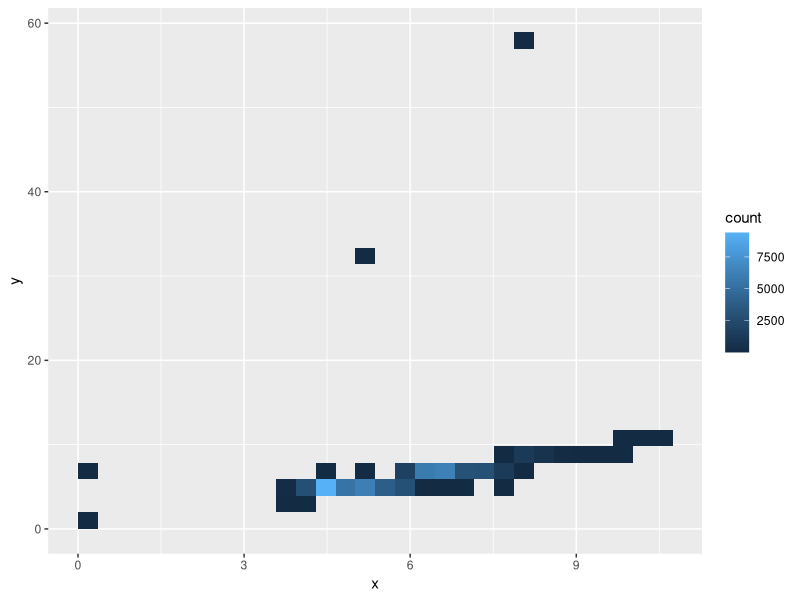
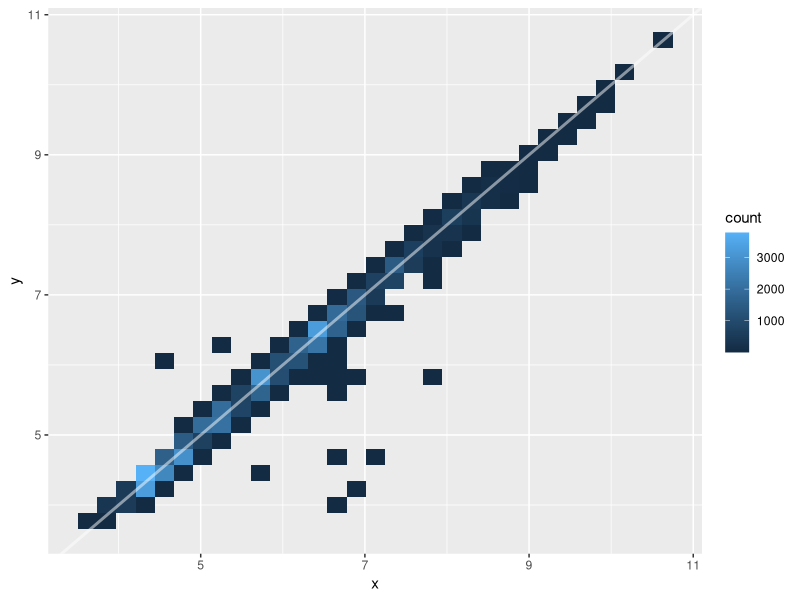
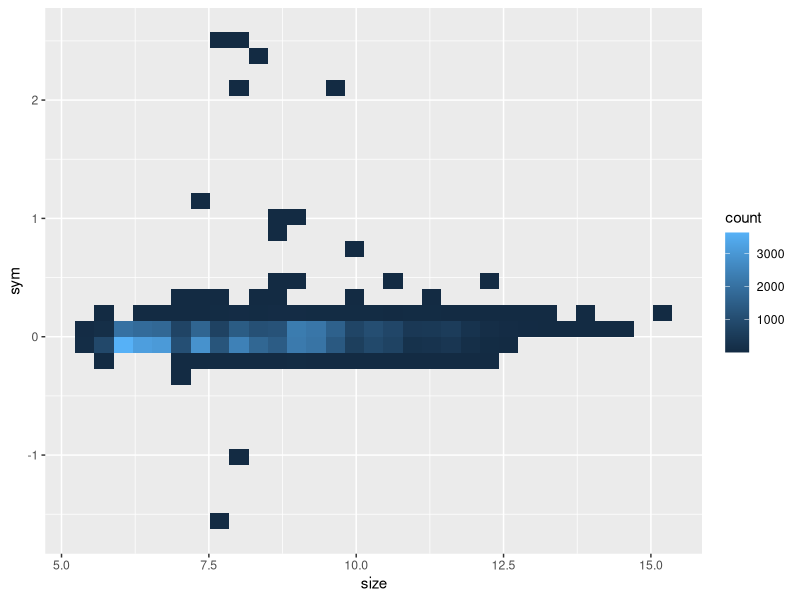
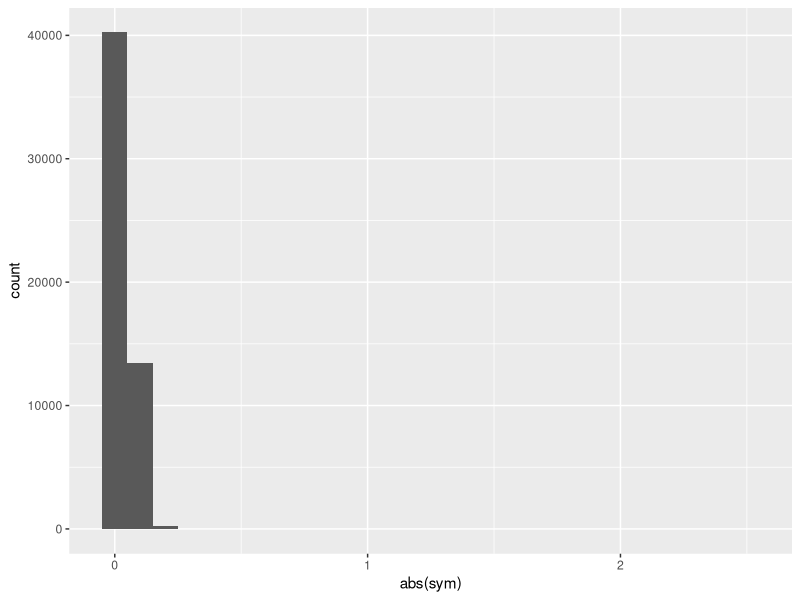
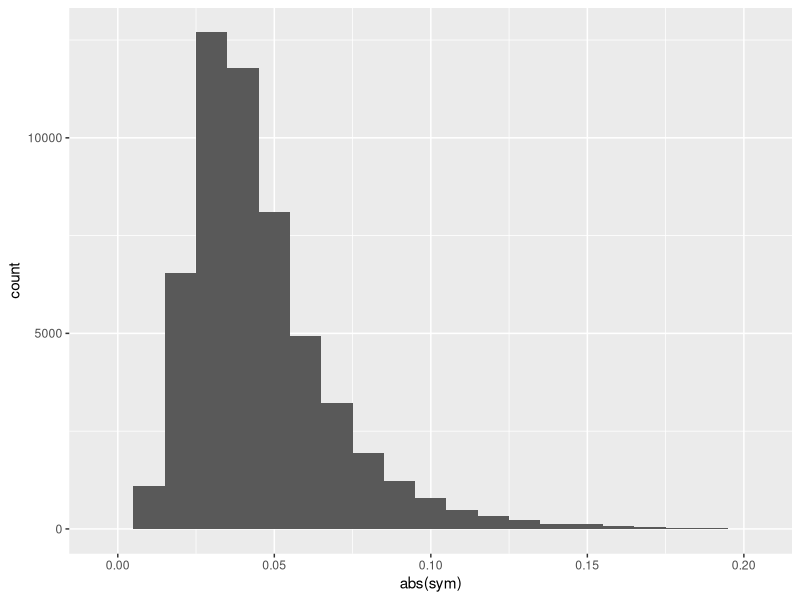
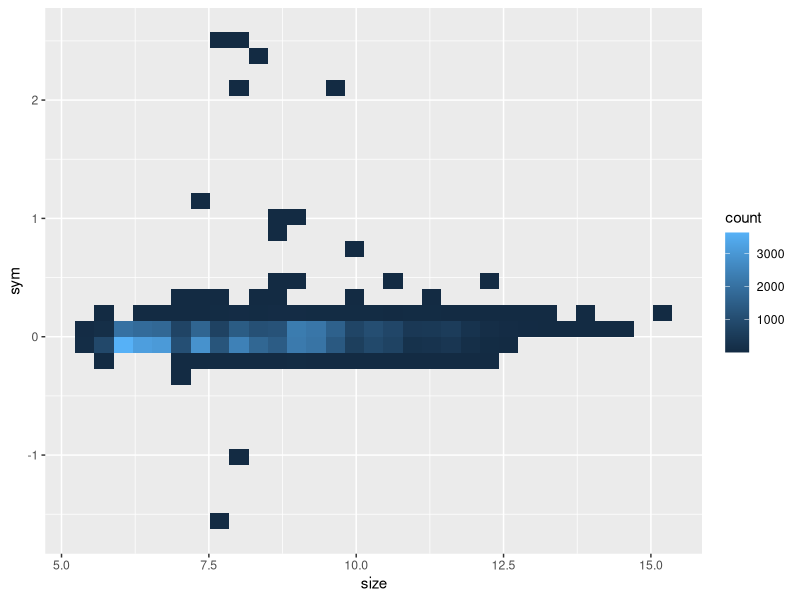
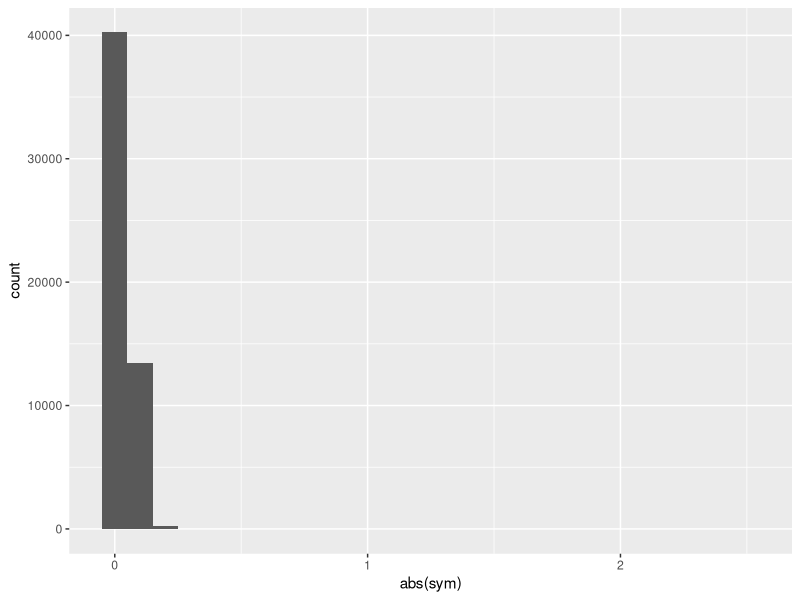
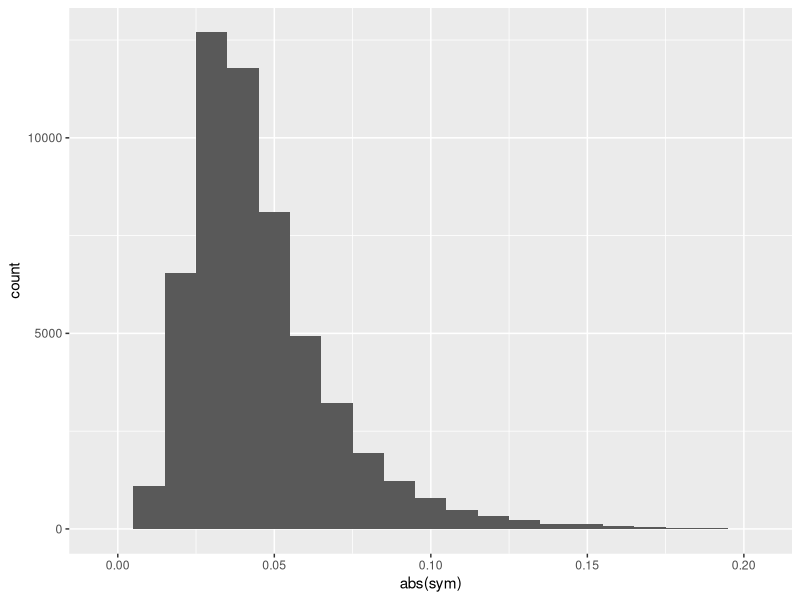

Recreate these plots in R, in order. (Note: this script raises an error after producing the figures.)
#Chapter 10 - Data Transformation
library(dplyr)
library(ggplot2)
#10.2 - Filter Observations

ggplot(diamonds, aes(x, y)) + geom_bin2d()
filter(diamonds, x==0 | y == 0)
start0 <- Sys.time(); filter(diamonds, x==0|y==0); Sys.time() - start0
start0 <- Sys.time(); subset(diamonds, x==0); Sys.time() - start0

diamonds_ok <- filter(diamonds, x>0, y>0, y<20)
ggplot(diamonds_ok, aes(x,y)) + geom_bin2d() + geom_abline(slope=1, color='white', size=1, alpha=0.5)

diamonds_ok2 <- mutate(diamonds_ok, 
                       sym = x-y,
                       size=sqrt(x^2 + y^2)
                       )
diamonds_ok2

ggplot(diamonds_ok2, aes(size, sym)) + stat_bin2d()
ggplot(diamonds_ok2, aes(abs(sym))) + geom_histogram(binwidth=0.10)
diamonds_ok3 <- filter(diamonds_ok2, abs(sym) < 0.20)
ggplot(diamonds_ok3, aes(abs(sym))) + geom_histogram(binwidth=0.01)

#10.3 Create New Variables
diamonds_ok2 <- mutate(diamonds_ok, sym = x-y,
                       size = sqrt(x^2 + y^2))
diamonds_ok2
ggplot(diamonds_ok2, aes(size, sym)) + stat_bin2d()
ggplot(diamonds_ok2, aes(abs(sym))) + geom_histogram(binwidth=0.10)
diamonds_ok3 <- filter(diamonds_ok2, abs(sym) < 0.20)
ggplot(diamonds_ok3, aes(abs(sym))) + geom_histogram(binwidth=0.01)

#19.4 Group-Wise Summaries
by_clarity <- group_by(diamonds, clarity)
sum_clarity <- summarise(by_clarity, price=mean(price))
sum_clarity
ggplot(sum_clarity, aes(clarity, price)) + 
  geom_line(aes(group=1), color='grey80') + 
  geom_point(size=2)

cut_depth <- summarise(group_by(diamonds, cut, depth), n=n())
cut_depth <- filter(cut_depth, depth > 55, depth < 70)
cut_depth
ggplot(cut_depth, aes(depth, n, color=cut)) + geom_line()

cut_depth <- mutate(cut_depth, prop=n/sum(n))
ggplot(cut_depth, aes(depth, prop, color=cut)) + geom_line()

summarise(diamonds,
          n_big = sum(carat >= 4), 
          prop_cheap = mean(price < 1000))

#10.4.2 Statistical Considerations
by_clarity <- diamonds %>%
  group_by(clarity) %>% 
  summarise(
    n = n(),
    mean=mean(price),
    lq = quantile(price, 0.25),
    uq = quantile(price, 0.75)
)

by_clarity

ggplot(by_clarity, aes(clarity, mean)) + 
  geom_linerange(aes(ymin=lq, ymax=uq)) + 
  geom_line(aes(group=1), color = 'grey50') + 
  geom_point(aes(size=n))

data(Batting, package='Lahman')
batters <- filter(Batting, AB > 0) 
per_player <- group_by(batters, playerID)
ba <- summarise(per_player, 
                ba = sum(H, na.rm=TRUE) / sum(AB, na.rm=TRUE)
          )
ggplot(ba, aes(ba)) + geom_histogram(binwidth=0.01)

ba <- summarise(per_player, 
          ba = sum(H, na.rm=TRUE) / sum(AB, na.rm=TRUE),
          ab = sum(AB, na.rm=TRUE)
          )
ggplot(ba, aes(ab, ba)) + geom_bin2d(bins=100) + geom_smooth()
ggplot(filter(ba, ab >= 10), aes(ab, ba)) + geom_bin2d() + geom_smooth()

#10.5 Transformation Pipelines
cut_depth <- group_by(diamonds, cut, depth)
cut_depth <- summarise(cut_depth, n=n())
cut_depth <- filter(cut_depth, depth > 55, depth < 70)
cut_depth <- mutate(cut_depth, prop = n / sum(n))
cut_depth

mutate(
  filter(
    summarise(
      group_by(
        diamonds, 
        cut,
        depth
      ),
      n=n()
    ),
  depth > 55,
  depth < 70
  ),
  prop = n/sum(n)
)
cut_depth <- diamonds %>% 
  group_by(cut, depth) %>% 
  summarise(n=n()) %>% 
  filter(depth > 55, depth <70) %>% 
  mutate(prop=n/sum(n))
cut_depth



